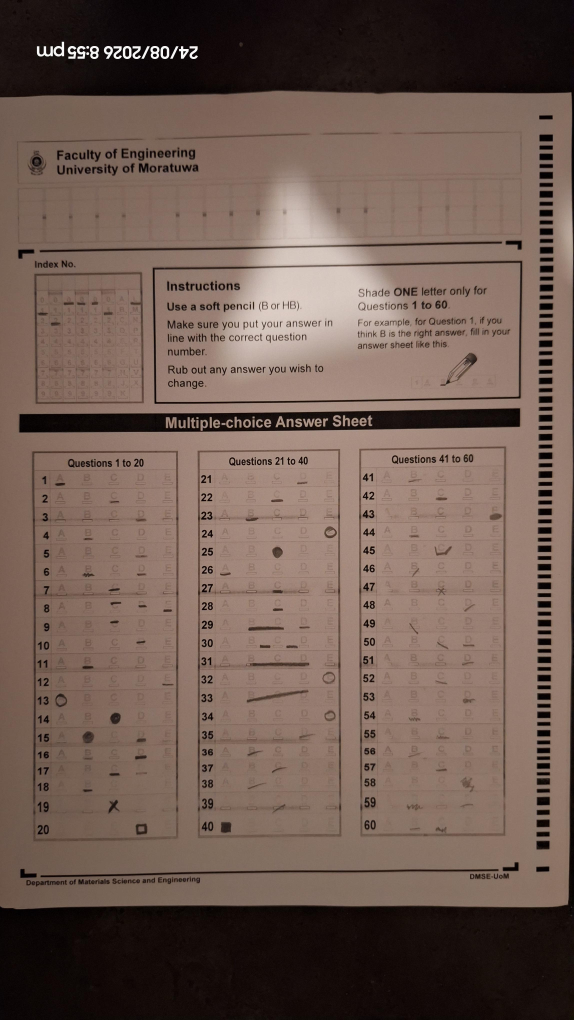
#> input picture eval_temp/9.jpg, 2296 x 4080 px (shown at 1/4 size)
$ python test_roi.py
#> lines starting #> are read from the running program, lines starting #| are printed output that depends on the picture
### backend/omr_engine_wrapper.py
import os
import cv2
import json
import numpy as np

def align_image(img_gray, img_color):
    """
    Detects 4 corner markers in the scanned image and warps it to match the digital Template.png exactly.
    Uses SIFT feature matching for scale and rotation invariant alignment.
    """
    template_path = os.path.join(os.path.dirname(__file__), "..", "templates", "template_uom_60q.png")
    template_gray = cv2.imread(template_path, cv2.IMREAD_GRAYSCALE)
    if template_gray is None:
        print(f"Warning: Template not found at {template_path}. Proceeding without alignment.")
        return img_gray, img_color

    sift = cv2.SIFT_create(10000)

    # Create a mask for the TEMPLATE to hide repeating patterns (barcodes, bubbles)
    # This forces SIFT to match unique text features only.
    h, w = template_gray.shape
    mask = np.ones((h, w), dtype=np.uint8) * 255
    # Hide barcodes on the right
    mask[:, 2250:] = 0
    # Hide question bubbles
    mask[1500:3300, 100:2200] = 0
    # Hide index bubbles
    mask[750:1500, 100:1000] = 0

    kp1, des1 = sift.detectAndCompute(template_gray, mask)

    # Do NOT mask the input image, let it match features anywhere
    kp2, des2 = sift.detectAndCompute(img_gray, None)

    bf = cv2.BFMatcher()
    matches = bf.knnMatch(des1, des2, k=2)

    good = []
    for m, n in matches:
        if m.distance < 0.7 * n.distance:
            good.append(m)

    if len(good) < 50:
        print("Warning: Not enough good matches found. Proceeding without alignment.")
        return img_gray, img_color

    src_pts = np.float32([kp1[m.queryIdx].pt for m in good]).reshape(-1, 1, 2)
    dst_pts = np.float32([kp2[m.trainIdx].pt for m in good]).reshape(-1, 1, 2)

    M, mask = cv2.findHomography(dst_pts, src_pts, cv2.RANSAC, 5.0)

    if M is None:
        print("Warning: Homography computation failed. Proceeding without alignment.")
        return img_gray, img_color

    h, w = template_gray.shape
    warped_gray = cv2.warpPerspective(img_gray, M, (w, h))
    warped_color = cv2.warpPerspective(img_color, M, (w, h))

    print(f"Alignment successful. Warped shape: {warped_gray.shape}")
    return warped_gray, warped_color

# [208 lines left out: functions read_row_darkness, extract_bubbles, process_omr_batch, not called in this run]

### test_roi.py
import os
import sys
import cv2
import numpy as np
from PIL import Image
import pillow_heif
import json

pillow_heif.register_heif_opener()
#> (this line was passed over: pillow_heif is not available in this run)

sys.path.insert(0, os.path.abspath(os.path.join(os.path.dirname(__file__), 'backend')))
from omr_engine_wrapper import align_image

img = cv2.imread('eval_temp/9.jpg', cv2.IMREAD_GRAYSCALE)
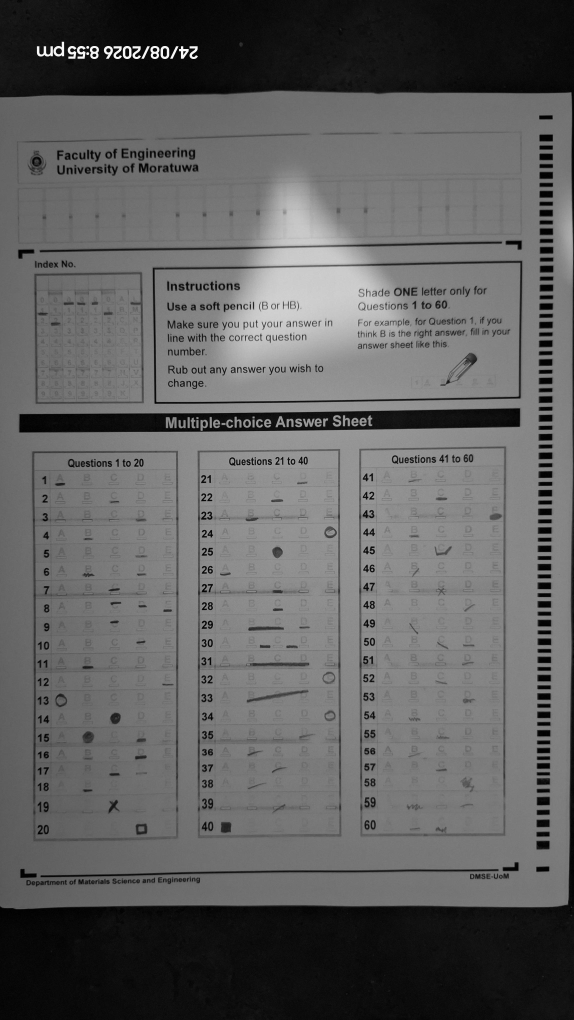
#> img: shape (4080, 2296) (shown at 1/4 size); min 0, max 255, mean 96.7
img_color = cv2.imread('eval_temp/9.jpg')
#> img_color is the input picture: shape (4080, 2296, 3); mean B, G, R 82.3, 91.7, 111.9
warped_gray, warped_color = align_image(img, img_color)
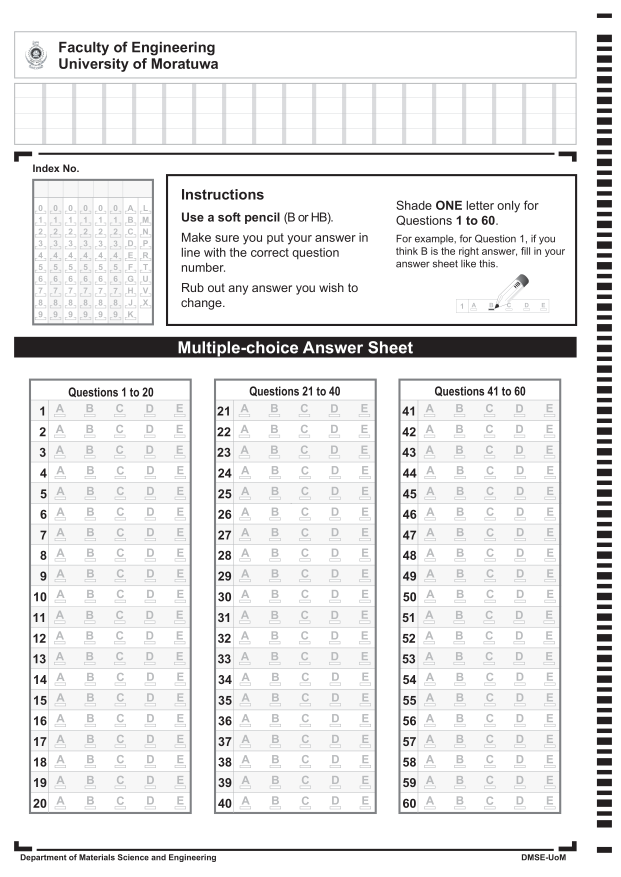
#> input picture templates/template_uom_60q.png, 2481 x 3508 px (shown at 1/4 size)
#> in align_image, `kp1, des1 = sift.detectAndCompute(template_gray, mask)`: kp1 = 3132 keypoints; strongest (x, y, size): (1988, 1067, 3), (312, 685, 4.1), (1727, 991, 2.8), (1623, 991, 2.8)
#> in align_image, `kp2, des2 = sift.detectAndCompute(img_gray, None)`: kp2 = 8093 keypoints; strongest (x, y, size): (351, 189, 6.8), (619, 221, 8.2), (377, 221, 8.2), (434, 201, 9.5)
#> in align_image, `matches = bf.knnMatch(des1, des2, k=2)`: matches = 3132 matches
#> after the loop in align_image, `for m, n in matches:`: good = 457 matches
#> in align_image, `src_pts = np.float32([kp1[m.queryIdx].pt for m in good]).reshape(-1, 1..`: src_pts = 457 rows, first 8: [59.5, 1426.5], [65.16, 637.5], [65.16, 637.5], [65.18, 3373.3], [68.5, 621.4], [68.5, 621.4], [116.2, 615.3], [116.2, 615.3]
#> in align_image, `dst_pts = np.float32([kp2[m.trainIdx].pt for m in good]).reshape(-1, 1..`: dst_pts = 457 rows, first 8: [2150.4, 3393], [2066.4, 3457], [2066.4, 3457], [89.3, 3483.9], [83.49, 1011.8], [83.49, 1011.8], [126.3, 1005.5], [126.3, 1005.5]
#> in align_image, `M, mask = cv2.findHomography(dst_pts, src_pts, cv2.RANSAC, 5.0)`: M = [[1.13, -0.00564, -17], [0.0214, 1.11, -505.1], [3.36e-06, -1.3e-06, 1]]; mask = 457 values, max 1 at index 3, min 0 at index 0, mean 0.549
#> in align_image, `warped_gray = cv2.warpPerspective(img_gray, M, (w, h))`:
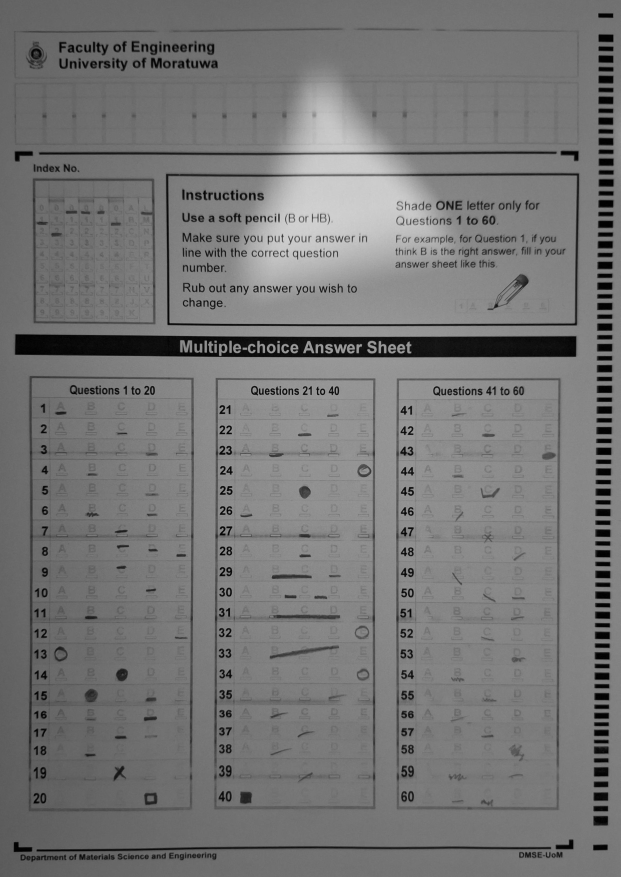
#> warped_gray: shape (3508, 2481) (shown at 1/4 size); min 0, max 227, mean 118.2
#> in align_image, `warped_color = cv2.warpPerspective(img_color, M, (w, h))`:
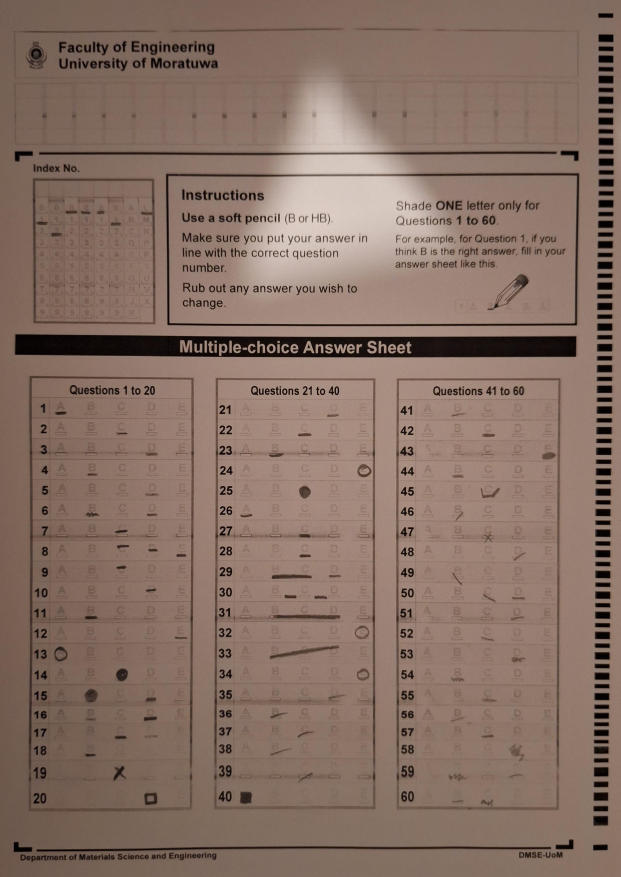
#> warped_color: shape (3508, 2481, 3) (shown at 1/4 size); mean B, G, R 101, 112.6, 135.8
#| Alignment successful. Warped shape: (3508, 2481)

with open('templates/template_uom_60q.json', 'r') as f:
#> (reads templates/template_uom_60q.json from the repository)
    template = json.load(f)

box_w, box_h = template.get("bubbleDimensions", [25, 10])

def analyze_q(q_num):
    # Find the row for this Q
    q_str = f"q{q_num}"
    b = None
    r_idx = -1
    drift_x = 0
    bubblesGap = 0
    orig_x = 0
    for block_name, block in template["fieldBlocks"].items():
        if block_name.startswith("q"):
            if q_str in block["fieldLabels"]:
                b = block
                r_idx = block["fieldLabels"].index(q_str)
                drift_x = b.get("driftPerRow", 0.0)
                bubblesGap = b["bubblesGap"]
                orig_x = int(b["origin"][0] + r_idx * drift_x)
                break

    row_ys = [1647, 1729, 1812, 1895, 1977, 2060, 2143, 2224, 2307, 2389,
              2473, 2555, 2638, 2721, 2803, 2886, 2969, 3050, 3133, 3216]
    orig_y = row_ys[r_idx]

    print(f"\n--- {q_str} ---")
    for i in range(5):
        bx = int(orig_x + i * bubblesGap)
        by = int(orig_y)
        roi = warped_gray[by:by+box_h, bx:bx+box_w]

        bg = np.percentile(roi, 90)
        sum_dark = float(np.sum(np.maximum(0, bg - roi)))
        p50 = np.percentile(roi, 50)
        p25 = np.percentile(roi, 25)
        p10 = np.percentile(roi, 10)

        dark_pixels = np.sum(roi < bg - 30)

        print(f"Option {i}: sum={sum_dark:.0f}, bg={bg:.0f}, p50={p50:.0f}, p25={p25:.0f}, p10={p10:.0f}, dark_px={dark_pixels}/{roi.size}")

analyze_q(4)
#> the loop in analyze_q, `for i in range(5):` made 5 passes
#> (bg, sum_dark, p50, p25, p10, dark_pixels) on passes 1 to 5: (117, 5038, 113, 106, 100, 0), (121, 11088, 117, 104, 61, 125), (126, 4842, 122, 118, 109, 1), (131.1, 4001.5, 129, 124, 114, 0), (136, 4486, 133, 128, 121, 2)
#| Option 0: sum=5038, bg=117, p50=113, p25=106, p10=100, dark_px=0/750
#| Option 1: sum=11088, bg=121, p50=117, p25=104, p10=61, dark_px=125/750
#| Option 2: sum=4842, bg=126, p50=122, p25=118, p10=109, dark_px=1/750
#| Option 3: sum=4002, bg=131, p50=129, p25=124, p10=114, dark_px=0/750
#| Option 4: sum=4486, bg=136, p50=133, p25=128, p10=121, dark_px=2/750
#> pass 1, in analyze_q, `roi = warped_gray[by:by+box_h, bx:bx+box_w]`:
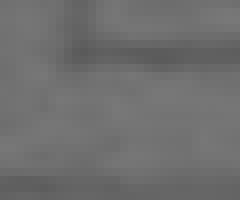
#> roi: shape (25, 30) (shown 8 times larger); min 90, max 120, mean 110.4
#> after the loop in analyze_q, `for i in range(5):`:
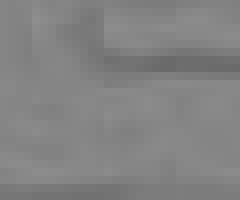
#> roi: shape (25, 30) (shown 8 times larger); min 105, max 141, mean 130.2
analyze_q(5)
#> the loop in analyze_q (call 2), `for i in range(5):` made 5 passes
#> (bg, sum_dark, p50, p25, p10, dark_pixels) on passes 1 to 5: (114, 3631, 110, 108, 103, 0), (119, 3454, 115, 113, 109, 0), (124, 3404, 121, 118, 113, 0), (129, 8984, 124, 114, 89, 140), (134, 3837, 130, 127, 123, 0)
#| Option 0: sum=3631, bg=114, p50=110, p25=108, p10=103, dark_px=0/750
#| Option 1: sum=3454, bg=119, p50=115, p25=113, p10=109, dark_px=0/750
#| Option 2: sum=3404, bg=124, p50=121, p25=118, p10=113, dark_px=0/750
#| Option 3: sum=8984, bg=129, p50=124, p25=114, p10=89, dark_px=140/750
#| Option 4: sum=3837, bg=134, p50=130, p25=127, p10=123, dark_px=0/750
analyze_q(13)
#> the loop in analyze_q (call 3), `for i in range(5):` made 5 passes
#> (bg, sum_dark, p50, p25, p10, dark_pixels) on passes 1 to 5: (106.1, 11555.5, 101, 91, 43, 145), (109, 2315, 106.5, 104, 102, 0), (115, 2906, 112, 110, 106, 0), (118, 2190, 116, 114, 111.9, 0), (123, 2846, 119, 118, 116, 0)
#| Option 0: sum=11556, bg=106, p50=101, p25=91, p10=43, dark_px=145/750
#| Option 1: sum=2315, bg=109, p50=106, p25=104, p10=102, dark_px=0/750
#| Option 2: sum=2906, bg=115, p50=112, p25=110, p10=106, dark_px=0/750
#| Option 3: sum=2190, bg=118, p50=116, p25=114, p10=112, dark_px=0/750
#| Option 4: sum=2846, bg=123, p50=119, p25=118, p10=116, dark_px=0/750
#> pass 1, in analyze_q (call 3), `roi = warped_gray[by:by+box_h, bx:bx+box_w]`:
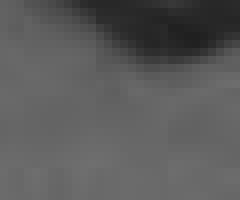
#> roi: shape (25, 30) (shown 8 times larger); min 32, max 111, mean 90.9
